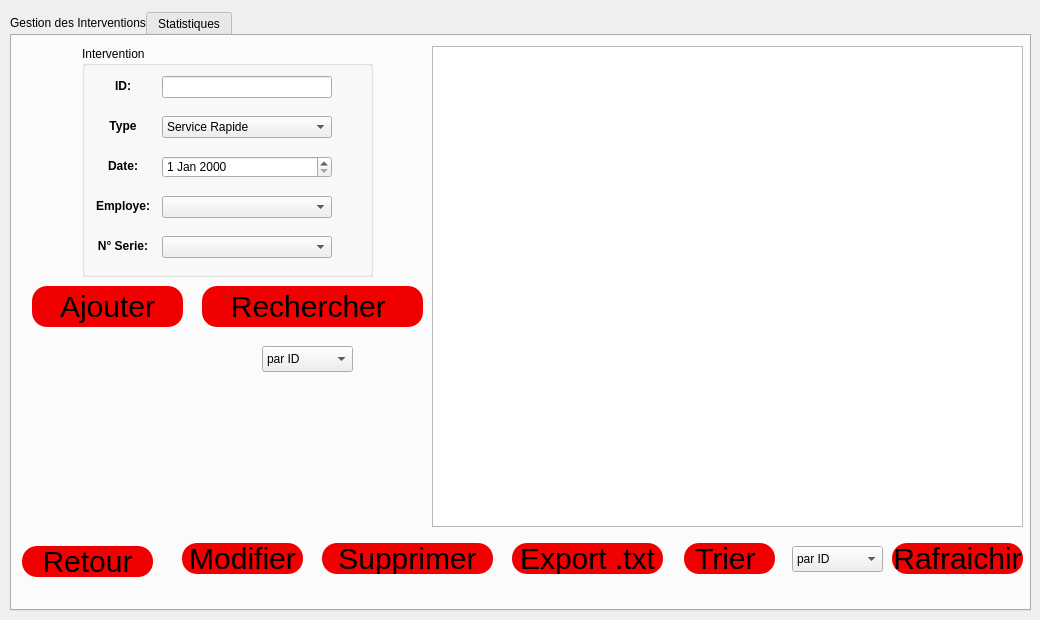
    <widget class="QWidget" name="page_7">
     <widget class="QTabWidget" name="tabWidget">
      <property name="geometry">
       <rect>
        <x>10</x>
        <y>10</y>
        <width>1021</width>
        <height>601</height>
       </rect>
      </property>
      <property name="toolTip">
       <string>&lt;html&gt;&lt;head/&gt;&lt;body&gt;&lt;p&gt;&lt;br/&gt;&lt;/p&gt;&lt;/body&gt;&lt;/html&gt;</string>
      </property>
      <property name="styleSheet">
       <string notr="true">QPushButton {
color: #000000;
background:#f00000;
border-radius: 15px;
font-size:30px;
font-family:Arial, Helvetica, sans-serif;
}
QPushButton:hover {
color:#aa0000;
border:15px;
background:#000000;
}
QTabBar::tab:selected, 
QTabBar::tab:hover 
{
    border-top-color: #f00000;
    border-color: #f00000;
    color: black;
}</string>
      </property>
      <property name="currentIndex">
       <number>0</number>
      </property>
      <widget class="QWidget" name="tt">
       <attribute name="title">
        <string>Gestion des Interventions</string>
       </attribute>
       <widget class="QPushButton" name="Button_Afficher">
        <property name="geometry">
         <rect>
          <x>880</x>
          <y>507</y>
          <width>131</width>
          <height>31</height>
         </rect>
        </property>
        <property name="text">
         <string>Rafraichir</string>
        </property>
       </widget>
       <widget class="QGroupBox" name="groupBox_10">
        <property name="geometry">
         <rect>
          <x>70</x>
          <y>10</y>
          <width>291</width>
          <height>231</height>
         </rect>
        </property>
        <property name="styleSheet">
         <string notr="true"/>
        </property>
        <property name="title">
         <string>Intervention</string>
        </property>
        <widget class="QLabel" name="label_32">
         <property name="geometry">
          <rect>
           <x>10</x>
           <y>70</y>
           <width>62</width>
           <height>20</height>
          </rect>
         </property>
         <property name="text">
          <string>&lt;html&gt;&lt;head/&gt;&lt;body&gt;&lt;p align=&quot;center&quot;&gt;&lt;span style=&quot; font-weight:600; color:#000000;&quot;&gt;Type&lt;/span&gt;&lt;/p&gt;&lt;/body&gt;&lt;/html&gt;</string>
         </property>
        </widget>
        <widget class="QDateEdit" name="dateEdit">
         <property name="geometry">
          <rect>
           <x>80</x>
           <y>110</y>
           <width>170</width>
           <height>22</height>
          </rect>
         </property>
        </widget>
        <widget class="QLabel" name="label_33">
         <property name="geometry">
          <rect>
           <x>10</x>
           <y>110</y>
           <width>62</width>
           <height>20</height>
          </rect>
         </property>
         <property name="text">
          <string>&lt;html&gt;&lt;head/&gt;&lt;body&gt;&lt;p align=&quot;center&quot;&gt;&lt;span style=&quot; font-weight:600; color:#000000;&quot;&gt;Date:&lt;/span&gt;&lt;/p&gt;&lt;/body&gt;&lt;/html&gt;</string>
         </property>
        </widget>
        <widget class="QLineEdit" name="lineEdit_2">
         <property name="geometry">
          <rect>
           <x>80</x>
           <y>30</y>
           <width>170</width>
           <height>22</height>
          </rect>
         </property>
        </widget>
        <widget class="QLabel" name="label_34">
         <property name="geometry">
          <rect>
           <x>10</x>
           <y>30</y>
           <width>62</width>
           <height>20</height>
          </rect>
         </property>
         <property name="text">
          <string>&lt;html&gt;&lt;head/&gt;&lt;body&gt;&lt;p align=&quot;center&quot;&gt;&lt;span style=&quot; font-weight:600; color:#000000;&quot;&gt;ID:&lt;/span&gt;&lt;/p&gt;&lt;/body&gt;&lt;/html&gt;</string>
         </property>
        </widget>
        <widget class="QComboBox" name="comboBox_3">
         <property name="geometry">
          <rect>
           <x>80</x>
           <y>70</y>
           <width>170</width>
           <height>22</height>
          </rect>
         </property>
         <item>
          <property name="text">
           <string>Service Rapide</string>
          </property>
         </item>
         <item>
          <property name="text">
           <string>Maintenance</string>
          </property>
         </item>
        </widget>
        <widget class="QComboBox" name="comboBox_4">
         <property name="geometry">
          <rect>
           <x>80</x>
           <y>150</y>
           <width>170</width>
           <height>22</height>
          </rect>
         </property>
        </widget>
        <widget class="QLabel" name="label_35">
         <property name="geometry">
          <rect>
           <x>10</x>
           <y>150</y>
           <width>62</width>
           <height>20</height>
          </rect>
         </property>
         <property name="text">
          <string>&lt;html&gt;&lt;head/&gt;&lt;body&gt;&lt;p align=&quot;center&quot;&gt;&lt;span style=&quot; font-weight:600; color:#000000;&quot;&gt;Employe:&lt;/span&gt;&lt;/p&gt;&lt;/body&gt;&lt;/html&gt;</string>
         </property>
        </widget>
        <widget class="QLabel" name="label_36">
         <property name="geometry">
          <rect>
           <x>10</x>
           <y>190</y>
           <width>62</width>
           <height>20</height>
          </rect>
         </property>
         <property name="text">
          <string>&lt;html&gt;&lt;head/&gt;&lt;body&gt;&lt;p align=&quot;center&quot;&gt;&lt;span style=&quot; font-weight:600; color:#000000;&quot;&gt;N° Serie:&lt;/span&gt;&lt;/p&gt;&lt;/body&gt;&lt;/html&gt;</string>
         </property>
        </widget>
        <widget class="QComboBox" name="comboBox_5">
         <property name="geometry">
          <rect>
           <x>80</x>
           <y>190</y>
           <width>170</width>
           <height>22</height>
          </rect>
         </property>
        </widget>
       </widget>
       <widget class="QTableView" name="tableView">
        <property name="geometry">
         <rect>
          <x>420</x>
          <y>10</y>
          <width>591</width>
          <height>481</height>
         </rect>
        </property>
        <property name="styleSheet">
         <string notr="true"/>
        </property>
       </widget>
       <widget class="QPushButton" name="Button_Trier">
        <property name="geometry">
         <rect>
          <x>672</x>
          <y>507</y>
          <width>91</width>
          <height>31</height>
         </rect>
        </property>
        <property name="text">
         <string>Trier </string>
        </property>
       </widget>
       <widget class="QPushButton" name="Button_Export">
        <property name="geometry">
         <rect>
          <x>500</x>
          <y>507</y>
          <width>151</width>
          <height>31</height>
         </rect>
        </property>
        <property name="text">
         <string>Export .txt</string>
        </property>
       </widget>
       <widget class="QPushButton" name="Button_Supprimer">
        <property name="geometry">
         <rect>
          <x>310</x>
          <y>507</y>
          <width>171</width>
          <height>31</height>
         </rect>
        </property>
        <property name="text">
         <string>Supprimer</string>
        </property>
       </widget>
       <widget class="QPushButton" name="Button_Modifier">
        <property name="geometry">
         <rect>
          <x>170</x>
          <y>507</y>
          <width>121</width>
          <height>31</height>
         </rect>
        </property>
        <property name="text">
         <string>Modifier</string>
        </property>
       </widget>
       <widget class="QPushButton" name="Button_Rechercher">
        <property name="geometry">
         <rect>
          <x>190</x>
          <y>250</y>
          <width>221</width>
          <height>41</height>
         </rect>
        </property>
        <property name="text">
         <string>Rechercher </string>
        </property>
       </widget>
       <widget class="QComboBox" name="comboBox_6">
        <property name="geometry">
         <rect>
          <x>250</x>
          <y>310</y>
          <width>91</width>
          <height>26</height>
         </rect>
        </property>
        <item>
         <property name="text">
          <string>par ID</string>
         </property>
        </item>
        <item>
         <property name="text">
          <string>par Type</string>
         </property>
        </item>
        <item>
         <property name="text">
          <string>par Date</string>
         </property>
        </item>
        <item>
         <property name="text">
          <string>par Employe</string>
         </property>
        </item>
        <item>
         <property name="text">
          <string>par N° Serie</string>
         </property>
        </item>
       </widget>
       <widget class="QPushButton" name="Button_Ajouter">
        <property name="geometry">
         <rect>
          <x>20</x>
          <y>250</y>
          <width>151</width>
          <height>41</height>
         </rect>
        </property>
        <property name="text">
         <string>Ajouter</string>
        </property>
       </widget>
       <widget class="QComboBox" name="comboBox_7">
        <property name="geometry">
         <rect>
          <x>780</x>
          <y>510</y>
          <width>91</width>
          <height>26</height>
         </rect>
        </property>
        <item>
         <property name="text">
          <string>par ID</string>
         </property>
        </item>
        <item>
         <property name="text">
          <string>par Type</string>
         </property>
        </item>
        <item>
         <property name="text">
          <string>par Date</string>
         </property>
        </item>
        <item>
         <property name="text">
          <string>par Employe</string>
         </property>
        </item>
        <item>
         <property name="text">
          <string>par N° Serie</string>
         </property>
        </item>
       </widget>
       <widget class="QPushButton" name="pushButton_retourzeros">
        <property name="geometry">
         <rect>
          <x>10</x>
          <y>510</y>
          <width>131</width>
          <height>31</height>
         </rect>
        </property>
        <property name="text">
         <string>Retour</string>
        </property>
       </widget>
      </widget>
      <widget class="QWidget" name="tab_17">
       <attribute name="title">
        <string>Statistiques</string>
       </attribute>
       <widget class="QWidget" name="widget_3" native="true">
        <property name="geometry">
         <rect>
          <x>0</x>
          <y>0</y>
          <width>1081</width>
          <height>571</height>
         </rect>
        </property>
       </widget>
      </widget>
     </widget>
    </widget>
